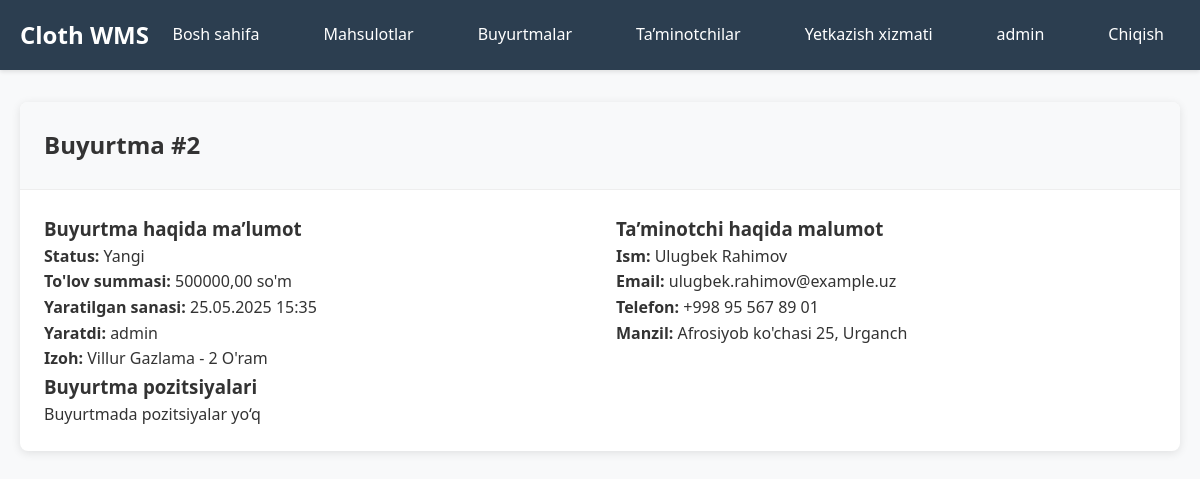
Page /orders/2/ (signed in) on the committed database.
### orders/models.py (models this page shows, shortened)
class Order(models.Model):
    STATUS_CHOICES = [
        ('NEW', 'Yangi'),
        ('PROCESSING', 'Ishlovda'),
        ('SHIPPED', 'Yuborildi'),
        ('DELIVERED', 'Yetkazildi'),
        ('CANCELLED', 'Bekor qilindi'),
    ]
    DELIVERY_STATUS_CHOICES = [
        ('PENDING', 'Kutilmoqda'),
        ('PREPARING', 'Tayorgarlik'),
        ('IN_TRANSIT', 'Yo`lga tushdi'),
        ('DELIVERED', 'Yetib keldi'),
    ]
    customer = models.ForeignKey(Customer, on_delete=models.CASCADE, verbose_name="Ta'minotchi")
    status = models.CharField(max_length=20, choices=STATUS_CHOICES, default='NEW', verbose_name="Status")
    delivery_status = models.CharField(max_length=20, choices=DELIVERY_STATUS_CHOICES, default='PENDING',
                                       verbose_name="Yetkazib berish statusi")
    delivery_date = models.DateField(verbose_name="Yetkazib berish sanasi", null=True, blank=True)
    tracking_number = models.CharField(max_length=100, verbose_name="Kuzatuv raqami", blank=True, editable=False)
    total_amount = models.DecimalField(max_digits=10, decimal_places=2, default=0, verbose_name="To'lov summasi")
    notes = models.TextField(blank=True, verbose_name="Izoh")
    created_at = models.DateTimeField(auto_now_add=True)
    updated_at = models.DateTimeField(auto_now=True)
    created_by = models.ForeignKey(User, on_delete=models.CASCADE, verbose_name="Yaratdi")
    class Meta:
        verbose_name = "Buyurtma"
        verbose_name_plural = "Buyurtmalar"

class Customer(models.Model):
    name = models.CharField(max_length=200, verbose_name="FIO")
    email = models.EmailField(verbose_name="Email")
    phone = models.CharField(max_length=20, verbose_name="Telefon")
    address = models.TextField(verbose_name="Manzil")
    created_at = models.DateTimeField(auto_now_add=True)
    class Meta:
        verbose_name = "Клиент"
        verbose_name_plural = "Клиенты"

### orders/views.py (the view)
# urls.py: path('<int:pk>/', views.order_detail, name='order_detail'),
@login_required
def order_detail(request, pk):
    order = get_object_or_404(Order, pk=pk)
    return render(request, 'orders/order_detail.html', {'order': order})

### templates/orders/order_detail.html (shortened to what this page needs)
{% extends 'base.html' %}
{% block content %}
<div class="card">
    <div class="card-header">
        <h2>Buyurtma #{{ order.id }}</h2>
    </div>
    <div class="card-body">
        <div style="display: grid; grid-template-columns: 1fr 1fr; gap: 2rem;">
            <div>
                <h3>Buyurtma haqida ma’lumot</h3>
                <p><strong>Status:</strong> {{ order.get_status_display }}</p>
                <p><strong>To'lov summasi:</strong> {{ order.total_amount }} so'm</p>
                <p><strong>Yaratilgan sanasi:</strong> {{ order.created_at|date:"d.m.Y H:i" }}</p>
                <p><strong>Yaratdi:</strong> {{ order.created_by.username }}</p>
                <p><strong>Izoh:</strong> {{ order.notes|default:"Нет" }}</p>
            </div>
            <div>
                <h3>Ta’minotchi haqida malumot</h3>
                <p><strong>Ism:</strong> {{ order.customer.name }}</p>
                <p><strong>Email:</strong> {{ order.customer.email }}</p>
                <p><strong>Telefon:</strong> {{ order.customer.phone }}</p>
                <p><strong>Manzil:</strong> {{ order.customer.address }}</p>
            </div>
        </div>
        <h3>Buyurtma pozitsiyalari</h3>
        {% if order.items.all %}
            <table class="table">
                <thead>
                    <tr>
                        <th>Tovar</th>
                        <th>Miqdori</th>
                        <th>Narxi</th>
                        <th>Summa</th>
                    </tr>
                </thead>
                <tbody>
                    {% for item in order.items.all %}
                    <tr>
                        <td>{{ item.product.name }}</td>
                        <td>{{ item.quantity }}</td>
                        <td>{{ item.price }} So'm</td>
                        <td>{{ item.total_price }} So'm</td>
                    </tr>
                    {% endfor %}
                </tbody>
            </table>
        {% else %}
            <p>Buyurtmada pozitsiyalar yo‘q</p>
        {% endif %}
    </div>
</div>
{% endblock %}

### templates/base.html (shortened to what this page needs)
<!DOCTYPE html>
<html lang="uz">
<head>
</head>
<body>
    <nav class="navbar">
        <div class="nav-container">
            <a href="{% url 'inventory:dashboard' %}" class="nav-brand">Cloth WMS</a>
            {% if user.is_authenticated %}
                <ul class="nav-links">
                    <li><a href="{% url 'inventory:dashboard' %}">Bosh sahifa</a></li>
                    <li><a href="{% url 'inventory:product_list' %}">Mahsulotlar</a></li>
                    <li><a href="{% url 'orders:order_list' %}">Buyurtmalar</a></li>
                    <li><a href="{% url 'orders:customer_list' %}">Ta’minotchilar</a></li>
                    <li><a href="{% url 'orders:delivery_list' %}">Yetkazish xizmati</a></li>
                    <li><a href="{% url 'accounts:profile' %}">{{ user.username }}</a></li>
                    <li><a href="{% url 'accounts:logout' %}">Chiqish</a></li>
                </ul>
            {% else %}
                <ul class="nav-links">
                    <li><a href="{% url 'accounts:login' %}">Kirish</a></li>
                    <li><a href="{% url 'accounts:register' %}">Ro‘yxatga olish</a></li>
                </ul>
            {% endif %}
        </div>
    </nav>
    <div class="container">
        {% block content %}
        {% endblock %}
    </div>
</body>
</html>

### templates/base.html (style rules this page uses)
* { margin: 0; padding: 0; box-sizing: border-box; }
body { font-family: 'Segoe UI', Tahoma, Geneva, Verdana, sans-serif; background-color: #f8f9fa; color: #333; line-height: 1.6; }
.navbar { background-color: #2c3e50; padding: 1rem 0; box-shadow: 0 2px 4px rgba(0,0,0,0.1); }
.nav-container { max-width: 1200px; margin: 0 auto; padding: 0 20px; display: flex; justify-content: space-between; align-items: center; }
.nav-brand { color: white; font-size: 1.5rem; font-weight: bold; text-decoration: none; }
.nav-links { display: flex; list-style: none; gap: 2rem; }
.nav-links a { color: white; text-decoration: none; padding: 0.5rem 1rem; border-radius: 4px; transition: background-color 0.3s; }
.container { max-width: 1200px; margin: 2rem auto; padding: 0 20px; }
.card { background: white; border-radius: 8px; box-shadow: 0 2px 10px rgba(0,0,0,0.1); margin-bottom: 2rem; }
.card-header { padding: 1.5rem; border-bottom: 1px solid #eee; background-color: #f8f9fa; border-radius: 8px 8px 0 0; }
.card-body { padding: 1.5rem; }

### rows in the picture
Order: id "2", status "Yangi", total_amount "500000,00", created_at "25.05.2025 15:35", created_by.username "admin", notes "Villur Gazlama - 2 O'ram", customer.name "Ulugbek Rahimov", customer.email "ulugbek.rahimov@example.uz", customer.phone "+998 95 567 89 01", customer.address "Afrosiyob ko'chasi 25, Urganch"

### other values in the picture
{{ user.username }} "admin"
